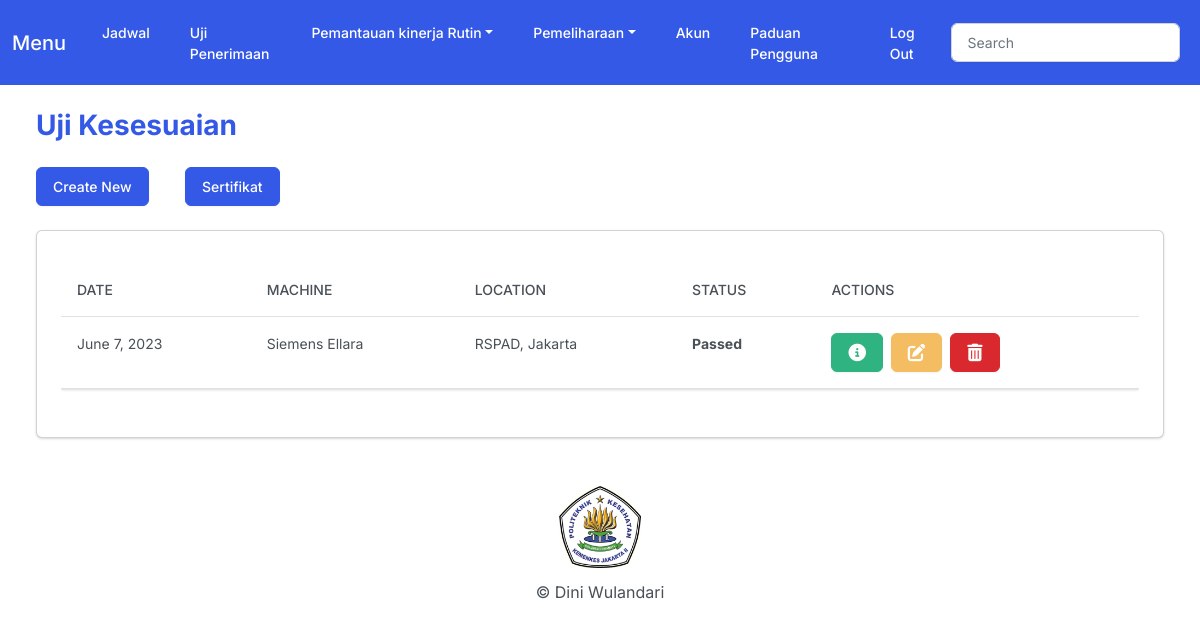
The page /home_ukes (signed in) on the database as committed earlier.
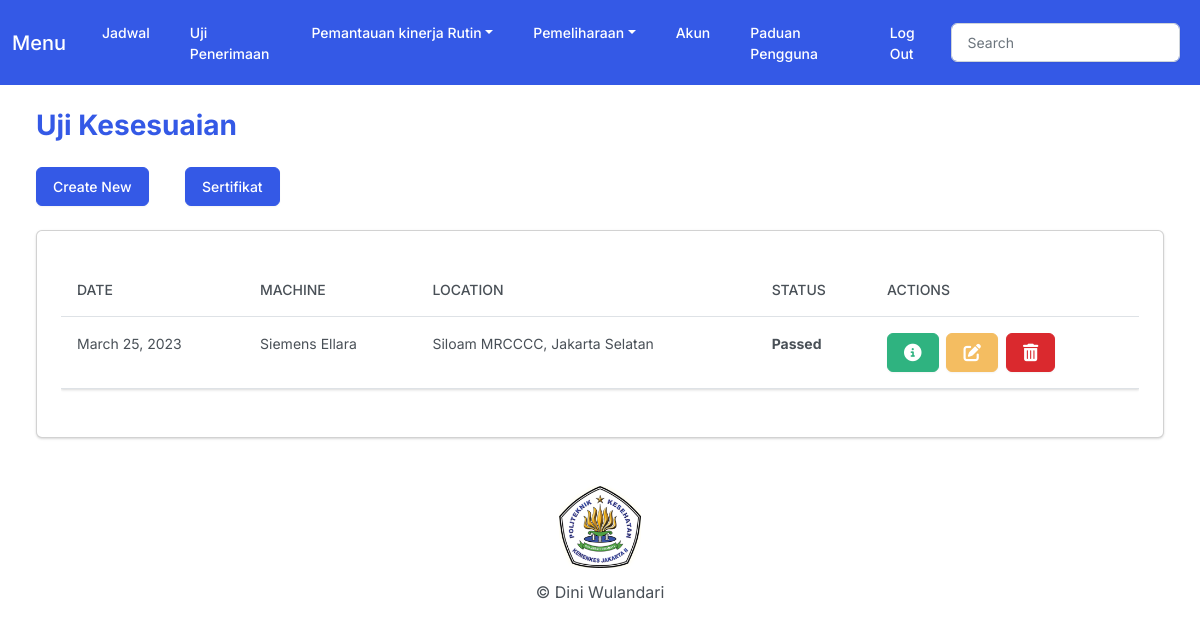
The same page on the database as committed later.
### myapp/models.py (models this page shows, shortened)
class Ukes(models.Model):
    user = models.ForeignKey(User, on_delete=models.CASCADE, null=True)
    task_date = models.DateField(null=True)
    location = models.CharField(max_length=150)
    tech_name = models.CharField(max_length=150)
    xray_tube_brand = models.CharField(max_length=150)
    xray_tube_type = models.CharField(max_length=150)
    xray_tube_serial = models.CharField(max_length=150)
    xray_gen_brand = models.CharField(max_length=150)
    xray_gen_type = models.CharField(max_length=150)
    xray_gen_serial = models.CharField(max_length=150)
    lux1 = models.FloatField(max_length=10)
    lux2 = models.FloatField(max_length=10)
    lux3 = models.FloatField(max_length=10)
    lux4 = models.FloatField(max_length=10)
    lux_avg = models.FloatField(max_length=10)
    lux_bg = models.FloatField(max_length=10)
    lux_fk = models.FloatField(max_length=10)
    lux_fin = models.FloatField(max_length=10)
    delta_x = models.FloatField(max_length=10)
    delta_y = models.FloatField(max_length=10)
    sigma_xy = models.FloatField(max_length=10)
    degree = models.FloatField(max_length=10)
    kv_set1 = models.FloatField(max_length=10)
    kv_set2 = models.FloatField(max_length=10)
    kv_set3 = models.FloatField(max_length=10)
    kv_set4 = models.FloatField(max_length=10)
    kv_set5 = models.FloatField(max_length=10)
    kv_set6 = models.FloatField(max_length=10)
    kv_set7 = models.FloatField(max_length=10)
    kv_set8 = models.FloatField(max_length=10)
    kv_msr1 = models.FloatField(max_length=10)
    kv_msr2 = models.FloatField(max_length=10)
    kv_msr3 = models.FloatField(max_length=10)
    kv_msr4 = models.FloatField(max_length=10)
    kv_msr5 = models.FloatField(max_length=10)
    kv_msr6 = models.FloatField(max_length=10)
    kv_msr7 = models.FloatField(max_length=10)
    kv_msr8 = models.FloatField(max_length=10)
    kverror1 = models.FloatField(max_length=10)
    kverror2 = models.FloatField(max_length=10)
    kverror3 = models.FloatField(max_length=10)
    kverror4 = models.FloatField(max_length=10)
    kverror5 = models.FloatField(max_length=10)
    kverror6 = models.FloatField(max_length=10)
    kverror7 = models.FloatField(max_length=10)
    kverror8 = models.FloatField(max_length=10)
    kvdose1 = models.FloatField(max_length=10)
    kvdose2 = models.FloatField(max_length=10)
    kvdose3 = models.FloatField(max_length=10)
    kvdose4 = models.FloatField(max_length=10)
    kvdose5 = models.FloatField(max_length=10)
    kvdose6 = models.FloatField(max_length=10)
    kvdose7 = models.FloatField(max_length=10)
    kvdose8 = models.FloatField(max_length=10)
    kvdose_ma1 = models.FloatField(max_length=10)
    kvdose_ma2 = models.FloatField(max_length=10)
    kvdose_ma3 = models.FloatField(max_length=10)
    kvdose_ma4 = models.FloatField(max_length=10)
    kvdose_ma5 = models.FloatField(max_length=10)
    kvdose_ma6 = models.FloatField(max_length=10)
    kvdose_ma7 = models.FloatField(max_length=10)
    kvdose_ma8 = models.FloatField(max_length=10)
    ms_set1 = models.FloatField(max_length=10)
    ms_set2 = models.FloatField(max_length=10)
    ms_set3 = models.FloatField(max_length=10)
    ms_set4 = models.FloatField(max_length=10)
    ms_set5 = models.FloatField(max_length=10)
    ms_msr1 = models.FloatField(max_length=10)
    ms_msr2 = models.FloatField(max_length=10)
    ms_msr3 = models.FloatField(max_length=10)
    ms_msr4 = models.FloatField(max_length=10)
    ms_msr5 = models.FloatField(max_length=10)
    mserror1 = models.FloatField(max_length=10)
    mserror2 = models.FloatField(max_length=10)
    mserror3 = models.FloatField(max_length=10)
    mserror4 = models.FloatField(max_length=10)
    mserror5 = models.FloatField(max_length=10)
    msdose1 = models.FloatField(max_length=10)
    msdose2 = models.FloatField(max_length=10)
    msdose3 = models.FloatField(max_length=10)
    msdose4 = models.FloatField(max_length=10)
    msdose5 = models.FloatField(max_length=10)
    msdose_ma1 = models.FloatField(max_length=10)
    msdose_ma2 = models.FloatField(max_length=10)
    msdose_ma3 = models.FloatField(max_length=10)
    msdose_ma4 = models.FloatField(max_length=10)
    msdose_ma5 = models.FloatField(max_length=10)
    lin_ma1 = models.FloatField(max_length=10)
    lin_ma2 = models.FloatField(max_length=10)
    lin_ma3 = models.FloatField(max_length=10)
    lin_ma4 = models.FloatField(max_length=10)
    lin_ma5 = models.FloatField(max_length=10)
    lin_kv1 = models.FloatField(max_length=10)
    lin_kv2 = models.FloatField(max_length=10)
    lin_kv3 = models.FloatField(max_length=10)
    lin_kv4 = models.FloatField(max_length=10)
    lin_kv5 = models.FloatField(max_length=10)
    lin_dose1 = models.FloatField(max_length=10)
    lin_dose2 = models.FloatField(max_length=10)
    lin_dose3 = models.FloatField(max_length=10)
    lin_dose4 = models.FloatField(max_length=10)
    lin_dose5 = models.FloatField(max_length=10)
    lin_dosema1 = models.FloatField(max_length=10)
    lin_dosema2 = models.FloatField(max_length=10)
    lin_dosema3 = models.FloatField(max_length=10)
    lin_dosema4 = models.FloatField(max_length=10)
    lin_dosema5 = models.FloatField(max_length=10)
    lin_cl1 = models.FloatField(max_length=10)
    lin_cl2 = models.FloatField(max_length=10)
    lin_cl3 = models.FloatField(max_length=10)
    lin_cl4 = models.FloatField(max_length=10)
    lin_cl5 = models.FloatField(max_length=10)
    rep_kv_avg = models.FloatField(max_length=10)
    rep_s_avg = models.FloatField(max_length=10)
    rep_dose_avg = models.FloatField(max_length=10)
    rep_kv_std = models.FloatField(max_length=10)
    rep_s_std = models.FloatField(max_length=10)
    rep_dose_std = models.FloatField(max_length=10)
    rep_kv_cv = models.FloatField(max_length=10)
    rep_s_cv = models.FloatField(max_length=10)
    rep_dose_cv = models.FloatField(max_length=10)
    al70_ls = models.FloatField(max_length=10)
    al80_ls = models.FloatField(max_length=10)
    al70_pr = models.FloatField(max_length=10)
    al80_pr = models.FloatField(max_length=10)
    tb_leak_kvset = models.FloatField(max_length=10)
    tb_leak_kvmax = models.FloatField(max_length=10)
    tb_leak_maset = models.FloatField(max_length=10)
    tb_leak_tset = models.FloatField(max_length=10)
    tb_leak_mcont = models.FloatField(max_length=10)
    tb_leak_r = models.FloatField(max_length=10)
    tb_leak_f = models.FloatField(max_length=10)
    tb_leak_l = models.FloatField(max_length=10)
    tb_leak_u = models.FloatField(max_length=10)
    tb_leak_bh = models.FloatField(max_length=10)
    aec_auto_mas = models.FloatField(max_length=10)
    aec_auto_timer = models.FloatField(max_length=10)
    aec_lighma_mas = models.FloatField(max_length=10)
    aec_highma_timer = models.FloatField(max_length=10)
    aec_mas_val1 = models.FloatField(max_length=10)
    aec_mas_val2 = models.FloatField(max_length=10)
    aec_mas_val3 = models.FloatField(max_length=10)
    aec_mas_val4 = models.FloatField(max_length=10)
    aec_mas_val5 = models.FloatField(max_length=10)
    aec_mas_val6 = models.FloatField(max_length=10)
    aec_index_val1 = models.FloatField(max_length=10)
    aec_index_val2 = models.FloatField(max_length=10)
    aec_index_val3 = models.FloatField(max_length=10)
    aec_index_val4 = models.FloatField(max_length=10)
    aec_index_val5 = models.FloatField(max_length=10)
    aec_index_val6 = models.FloatField(max_length=10)
    aec_avg_mas_value = models.FloatField(max_length=10)
    aec_avg_idx_value = models.FloatField(max_length=10)
    aec_dev_mas_val1 = models.FloatField(max_length=10)
    aec_dev_mas_val2 = models.FloatField(max_length=10)
    aec_dev_mas_val3 = models.FloatField(max_length=10)
    aec_dev_mas_val4 = models.FloatField(max_length=10)
    aec_dev_mas_val5 = models.FloatField(max_length=10)
    aec_dev_mas_val6 = models.FloatField(max_length=10)
    aec_dev_index_val1 = models.FloatField(max_length=10)
    aec_dev_index_val2 = models.FloatField(max_length=10)
    aec_dev_index_val3 = models.FloatField(max_length=10)
    aec_dev_index_val4 = models.FloatField(max_length=10)
    aec_dev_index_val5 = models.FloatField(max_length=10)
    aec_dev_index_val6 = models.FloatField(max_length=10)
    kvconst_mas_val1 = models.FloatField(max_length=10)
    kvconst_mas_val2 = models.FloatField(max_length=10)
    kvconst_mas_val3 = models.FloatField(max_length=10)
    kvconst_mas_val4 = models.FloatField(max_length=10)
    kvconst_index_val1 = models.FloatField(max_length=10)
    kvconst_index_val2 = models.FloatField(max_length=10)
    kvconst_index_val3 = models.FloatField(max_length=10)
    kvconst_index_val4 = models.FloatField(max_length=10)
    kvconst_avg_mas_value = models.FloatField(max_length=10)
    kvconst_avg_idx_value = models.FloatField(max_length=10)
    kvconst_dev_mas_val1 = models.FloatField(max_length=10)
    kvconst_dev_mas_val2 = models.FloatField(max_length=10)
    kvconst_dev_mas_val3 = models.FloatField(max_length=10)
    kvconst_dev_mas_val4 = models.FloatField(max_length=10)
    kvconst_dev_index_val1 = models.FloatField(max_length=10)
    kvconst_dev_index_val2 = models.FloatField(max_length=10)
    kvconst_dev_index_val3 = models.FloatField(max_length=10)
    kvconst_dev_index_val4 = models.FloatField(max_length=10)
    thconst_mas_val1 = models.FloatField(max_length=10)
    thconst_mas_val2 = models.FloatField(max_length=10)
    thconst_mas_val3 = models.FloatField(max_length=10)
    thconst_mas_val4 = models.FloatField(max_length=10)
    thconst_index_val1 = models.FloatField(max_length=10)
    thconst_index_val2 = models.FloatField(max_length=10)
    thconst_index_val3 = models.FloatField(max_length=10)
    thconst_index_val4 = models.FloatField(max_length=10)
    thconst_avg_mas_value = models.FloatField(max_length=10)
    thconst_avg_idx_value = models.FloatField(max_length=10)
    thconst_dev_mas_val1 = models.FloatField(max_length=10)
    thconst_dev_mas_val2 = models.FloatField(max_length=10)
    thconst_dev_mas_val3 = models.FloatField(max_length=10)
    thconst_dev_mas_val4 = models.FloatField(max_length=10)
    thconst_dev_index_val1 = models.FloatField(max_length=10)
    thconst_dev_index_val2 = models.FloatField(max_length=10)
    thconst_dev_index_val3 = models.FloatField(max_length=10)
    thconst_dev_index_val4 = models.FloatField(max_length=10)
    all_mas_val1 = models.FloatField(max_length=10)
    all_mas_val2 = models.FloatField(max_length=10)
    all_mas_val3 = models.FloatField(max_length=10)
    all_mas_val4 = models.FloatField(max_length=10)
    all_mas_val5 = models.FloatField(max_length=10)
    all_mas_val6 = models.FloatField(max_length=10)
    all_mas_val7 = models.FloatField(max_length=10)
    all_mas_val8 = models.FloatField(max_length=10)
    all_index_val1 = models.FloatField(max_length=10)
    all_index_val2 = models.FloatField(max_length=10)
    all_index_val3 = models.FloatField(max_length=10)
    all_index_val4 = models.FloatField(max_length=10)
    all_index_val5 = models.FloatField(max_length=10)
    all_index_val6 = models.FloatField(max_length=10)
    all_index_val7 = models.FloatField(max_length=10)
    all_index_val8 = models.FloatField(max_length=10)
    all_avg_mas_value = models.FloatField(max_length=10)
    all_avg_idx_value = models.FloatField(max_length=10)
    all_dev_mas_val1 = models.FloatField(max_length=10)
    all_dev_mas_val2 = models.FloatField(max_length=10)
    all_dev_mas_val3 = models.FloatField(max_length=10)
    all_dev_mas_val4 = models.FloatField(max_length=10)
    all_dev_mas_val5 = models.FloatField(max_length=10)
    all_dev_mas_val6 = models.FloatField(max_length=10)
    all_dev_mas_val7 = models.FloatField(max_length=10)
    all_dev_mas_val8 = models.FloatField(max_length=10)
    all_dev_index_val1 = models.FloatField(max_length=10)
    all_dev_index_val2 = models.FloatField(max_length=10)
    all_dev_index_val3 = models.FloatField(max_length=10)
    all_dev_index_val4 = models.FloatField(max_length=10)
    all_dev_index_val5 = models.FloatField(max_length=10)
    all_dev_index_val6 = models.FloatField(max_length=10)
    all_dev_index_val7 = models.FloatField(max_length=10)
    all_dev_index_val8 = models.FloatField(max_length=10)
    ms1 = models.FloatField(max_length=10)
    ms2 = models.FloatField(max_length=10)
    ms3 = models.FloatField(max_length=10)
    ms4 = models.FloatField(max_length=10)
    ms5 = models.FloatField(max_length=10)
    is_passed = models.BooleanField('passed', default=False)
    is_failed = models.BooleanField('failed', default=False)

### myapp/views.py (the view)
# urls.py: path('home_ukes', views.home_ukes, name='home_ukes'),
@login_required
def home_ukes(request):
    ukes = Ukes.objects.filter(user=request.user)
    return render(request, 'myapp/ukes/ukes.html', {
        'ukes': ukes
    })

### myapp/templates/myapp/ukes/ukes.html (shortened to what this page needs)
{% extends 'myapp/base.html' %}
{% block body %}
<h3 class="m-4 text-primary fw-bold">Uji Kesesuaian</h3>
<div class="row">
    <div class="col-12">
        <a href="{% url 'add_ukes' %}" class="btn btn-primary ms-4 me-4 mb-4">Create New</a>
        <a href="{% url 'home_sertifukes' %}" class="btn btn-primary ms-2 me-2 mb-4">Sertifikat</a>
        {% if ukes %}
        <div class="card bg-secondary ms-4 me-4 mb-4">
            <div class="card-body">
                <p class="card-text">
                <div class="table-responsive">
                    <table class="table table-hover">
                        <thead>
                            <tr>
                                <th scope="col">Date</th>
                                <th scope="col">Machine</th>
                                <th scope="col">Location</th>
                                <th scope="col">Status</th>
                                <th scope="col">Actions</th>
                            </tr>
                        </thead>
                        <tbody class="myTable">
                            {% for ukes in ukes %}
                            <tr>
                                <td>{{ukes.task_date}}</td>
                                <td>{{ukes.xray_gen_brand}} {{ukes.xray_gen_type}}</td>
                                <td>{{ukes.location}}</td>
                                <td> {% if ukes.is_passed %}
                                    <strong>Passed</strong>
                                    {% elif ukes.is_failed %}
                                    <strong>Failed</strong>
                                    {% else %}
                                    <strong>Pending</strong>
                                    {% endif %}
                                </td>
                                <td>
                                    <button type="button" class="btn btn-success me-1"
                                        href="{% url 'view_ukes' ukes.id %}" data-bs-toggle="modal"
                                        data-bs-target="#myModal{{ukes.id}}">
                                        </button>
                                    <a href="{% url 'edit_ukes' ukes.id %}" class="btn btn-warning me-1"></a>
                                    <button class="btn btn-danger" data-bs-toggle="modal"
                                        data-bs-target="#delete_ukes{{ukes.id}}"></button>
                                </td>
                            </tr>
                            {% endfor %}
                        </tbody>
                    </table>
                </div>
                </p>
            </div>
        </div>
        {% else %}
        <h5 class="alert alert-primary ms-4 me-4">Belum ada uji kesesuaian</h5>
        {% endif %}
    </div>
</div>
{% endblock %}

Rows that differ between the two databases and show on the page:
changed Ukes "Siemens": task_date "June 7, 2023" → "March 25, 2023"; location "RSPAD, Jakarta" → "Siloam MRCCCC, Jakarta Selatan"
